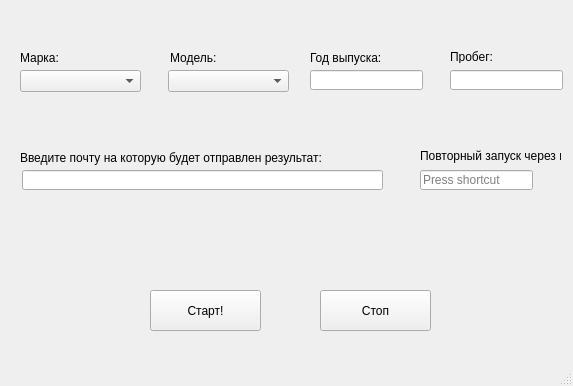
<?xml version="1.0" encoding="UTF-8"?>
<ui version="4.0">
 <class>MainWindow</class>
 <widget class="QMainWindow" name="MainWindow">
  <property name="geometry">
   <rect>
    <x>0</x>
    <y>0</y>
    <width>573</width>
    <height>386</height>
   </rect>
  </property>
  <property name="windowTitle">
   <string>MainWindow</string>
  </property>
  <widget class="QWidget" name="centralwidget">
   <widget class="QPushButton" name="pushButton">
    <property name="geometry">
     <rect>
      <x>150</x>
      <y>290</y>
      <width>111</width>
      <height>41</height>
     </rect>
    </property>
    <property name="text">
     <string>Старт!</string>
    </property>
   </widget>
   <widget class="QComboBox" name="comboBox">
    <property name="geometry">
     <rect>
      <x>20</x>
      <y>70</y>
      <width>121</width>
      <height>22</height>
     </rect>
    </property>
   </widget>
   <widget class="QComboBox" name="comboBox_2">
    <property name="geometry">
     <rect>
      <x>168</x>
      <y>70</y>
      <width>121</width>
      <height>22</height>
     </rect>
    </property>
   </widget>
   <widget class="QLineEdit" name="lineEdit">
    <property name="geometry">
     <rect>
      <x>310</x>
      <y>70</y>
      <width>113</width>
      <height>20</height>
     </rect>
    </property>
   </widget>
   <widget class="QLineEdit" name="lineEdit_2">
    <property name="geometry">
     <rect>
      <x>450</x>
      <y>70</y>
      <width>113</width>
      <height>20</height>
     </rect>
    </property>
   </widget>
   <widget class="QLabel" name="label">
    <property name="geometry">
     <rect>
      <x>20</x>
      <y>50</y>
      <width>91</width>
      <height>16</height>
     </rect>
    </property>
    <property name="text">
     <string>Марка:</string>
    </property>
   </widget>
   <widget class="QLabel" name="label_2">
    <property name="geometry">
     <rect>
      <x>170</x>
      <y>50</y>
      <width>81</width>
      <height>16</height>
     </rect>
    </property>
    <property name="text">
     <string>Модель:</string>
    </property>
   </widget>
   <widget class="QLabel" name="label_3">
    <property name="geometry">
     <rect>
      <x>310</x>
      <y>50</y>
      <width>81</width>
      <height>16</height>
     </rect>
    </property>
    <property name="text">
     <string>Год выпуска:</string>
    </property>
   </widget>
   <widget class="QLabel" name="label_4">
    <property name="geometry">
     <rect>
      <x>450</x>
      <y>50</y>
      <width>47</width>
      <height>13</height>
     </rect>
    </property>
    <property name="text">
     <string>Пробег:</string>
    </property>
   </widget>
   <widget class="QLineEdit" name="lineEdit_3">
    <property name="geometry">
     <rect>
      <x>22</x>
      <y>170</y>
      <width>361</width>
      <height>20</height>
     </rect>
    </property>
   </widget>
   <widget class="QLabel" name="label_5">
    <property name="geometry">
     <rect>
      <x>20</x>
      <y>150</y>
      <width>311</width>
      <height>16</height>
     </rect>
    </property>
    <property name="text">
     <string>Введите почту на которую будет отправлен результат:</string>
    </property>
   </widget>
   <widget class="QKeySequenceEdit" name="keySequenceEdit">
    <property name="geometry">
     <rect>
      <x>420</x>
      <y>170</y>
      <width>113</width>
      <height>20</height>
     </rect>
    </property>
   </widget>
   <widget class="QLabel" name="label_6">
    <property name="geometry">
     <rect>
      <x>420</x>
      <y>145</y>
      <width>141</width>
      <height>21</height>
     </rect>
    </property>
    <property name="text">
     <string>Повторный запуск через м:</string>
    </property>
   </widget>
   <widget class="QPushButton" name="pushButton_2">
    <property name="geometry">
     <rect>
      <x>320</x>
      <y>290</y>
      <width>111</width>
      <height>41</height>
     </rect>
    </property>
    <property name="text">
     <string>Стоп</string>
    </property>
   </widget>
  </widget>
  <widget class="QMenuBar" name="menubar">
   <property name="geometry">
    <rect>
     <x>0</x>
     <y>0</y>
     <width>573</width>
     <height>21</height>
    </rect>
   </property>
  </widget>
  <widget class="QStatusBar" name="statusbar"/>
 </widget>
 <resources/>
 <connections/>
</ui>
